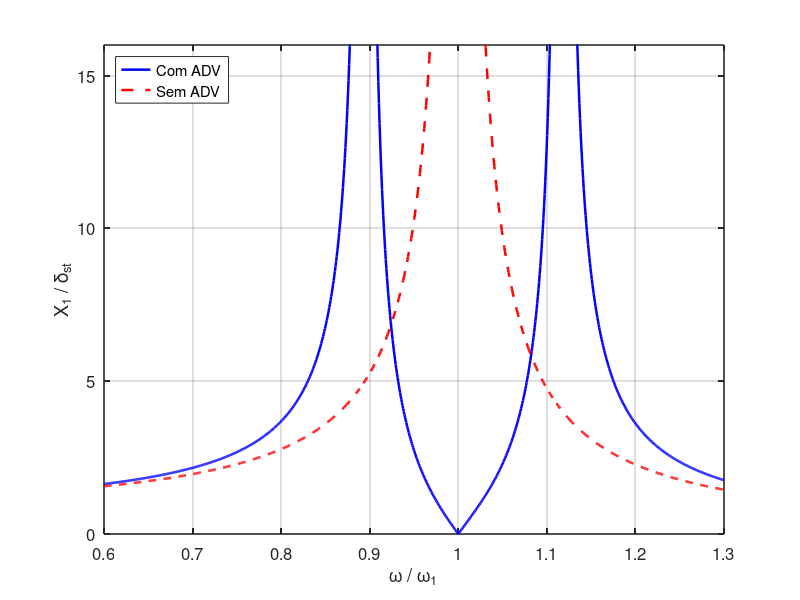
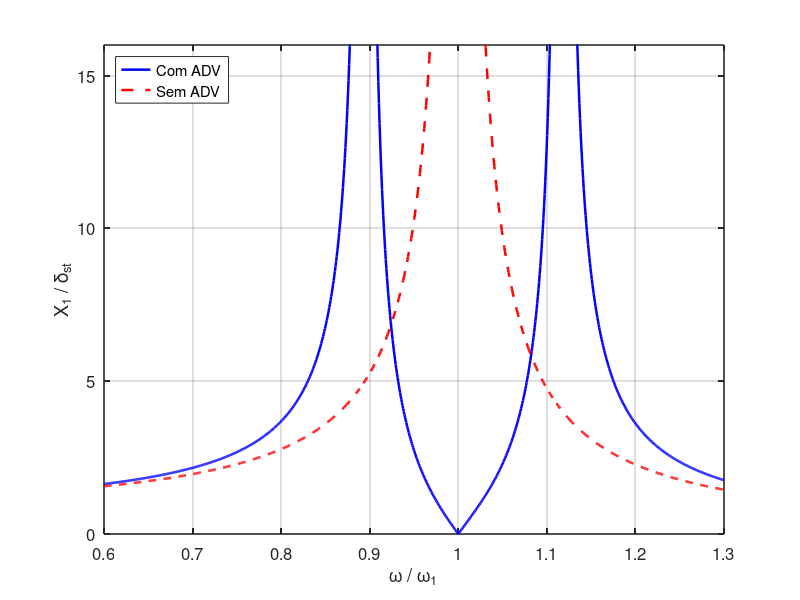

Write MATLAB code to recreate these figures, in order.
%% =========================================================
% Efeito do Absorvedor Dinâmico na Resposta do Sistema
%% =========================================================

% Limpar ambiente
clear; clc; close all;

% -------------------------
% Parâmetros do sistema
% -------------------------
k1 = 1;            % Rigidez do sistema principal
m1 = 1;            % Massa principal
k2_k1 = 0.05;      % Relação k2/k1
m2_m1 = 0.05;      % Relação m2/m1

% -------------------------
% Frequências naturais
% -------------------------
omega1 = sqrt(k1 / m1);                          
omega2 = sqrt((k2_k1 * k1) / (m2_m1 * m1));      

% -------------------------
% Faixa de frequências
% -------------------------
r = linspace(0.6, 1.3, 1000);     % r = w / w1
omega = r * omega1;

% -------------------------
% Resposta com absorvedor
% -------------------------
X1_delta_st = zeros(size(r));

for i = 1:length(r)
    w = omega(i);
    
    den = (1 + k2_k1 - (w / omega1)^2) * ...
          (1 - (w / omega2)^2) - k2_k1;
    
    X1_delta_st(i) = abs((1 - (w / omega2)^2) / den);
end

% -------------------------
% Resposta sem absorvedor
% -------------------------
X1_no_absorber = 1 ./ abs(1 - r.^2);

% -------------------------
% Plot do gráfico
% -------------------------
figure; hold on; box on;

plot(r, X1_delta_st, ...
    'b-', ...                 % Azul sólido – com ADV
    'LineWidth', 1.8);

plot(r, X1_no_absorber, ...
    'r--', ...                % Vermelho tracejado – sem ADV
    'LineWidth', 1.8);

grid on;

xlabel('\omega / \omega_1', 'FontSize', 13);
ylabel('X_1 / \delta_{st}', 'FontSize', 13);

legend('Com ADV', ...
       'Sem ADV', ...
       'Location', 'northwest');

xlim([0.6 1.3]);
ylim([0 16]);

set(gca, ...
    'FontSize', 12, ...
    'LineWidth', 1.1);

set(gcf, 'Color', 'w');   % Fundo branco

% =========================================================
% AJUSTE DE TAMANHO – PADRÃO ABNT
% =========================================================
set(gcf, 'Units', 'centimeters');
set(gcf, 'Position', [5 5 16 12]);   % [x y largura altura]

% =========================================================
% SALVAMENTO AUTOMÁTICO – ALTA QUALIDADE
% =========================================================

% Nome igual ao arquivo .m
nome_arquivo = mfilename;

% PDF vetorial (qualidade máxima)
print(gcf, nome_arquivo, '-dpdf', '-painters');

% PNG 600 dpi (Word / apresentações)
print(gcf, nome_arquivo, '-dpng', '-r600');
